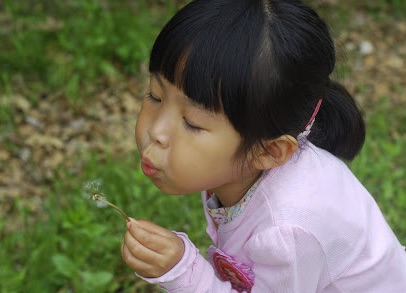
#> input picture img/girl.jpg, 406 x 293 px
$ python 07ColorSpaceConversion.py
#> lines starting #> are read from the running program, lines starting #| are printed output that depends on the picture
import cv2
import numpy as np


img_file = './img/girl.jpg'
img = cv2.imread(img_file)
#> img is the input picture: shape (293, 406, 3); mean B, G, R 82.4, 104.7, 105.5
print(img.shape)
#| (293, 406, 3)

# cv2.imshow('IMG', img)
# cv2.waitKey()
# cv2.destroyAllWindows()

imgy = cv2.cvtColor(img, cv2.COLOR_BGR2YUV)
#> imgy: shape (293, 406, 3); mean of channels 0, 1, 2 102.4, 118.1, 130.8
y, u, v = cv2.split(imgy)
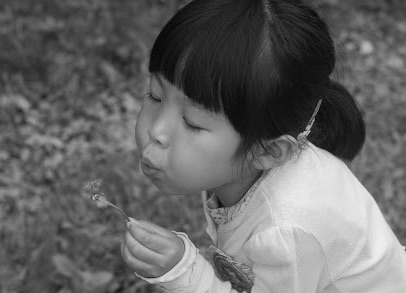
#> y: shape (293, 406); min 1, max 240, mean 102.4
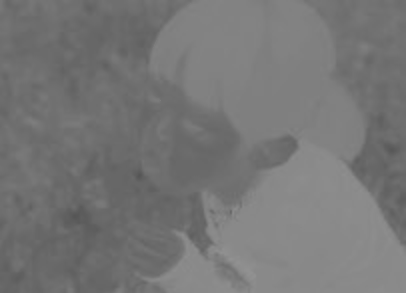
#> u: shape (293, 406); min 85, max 145, mean 118.1
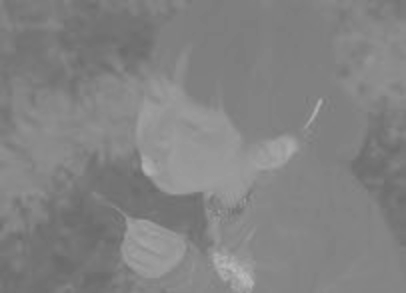
#> v: shape (293, 406); min 106, max 187, mean 130.8

cv2.imshow('IMG', img)
cv2.imshow('IMG2', y)
cv2.waitKey()
cv2.destroyAllWindows()

# 위에서 확인한 크기로 입력
imgyy = np.full((293, 406), 255, dtype=np.uint8)
b, g, r = cv2.split(img)
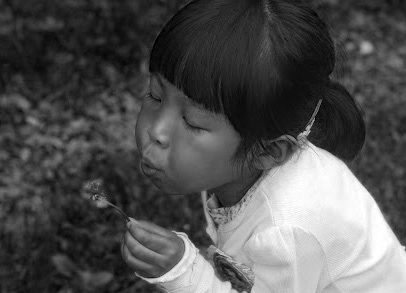
#> b: shape (293, 406); min 0, max 255, mean 82.4
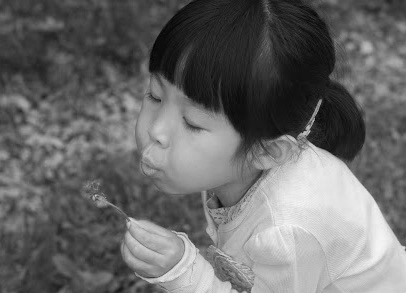
#> r: shape (293, 406); min 0, max 247, mean 105.5
imgyy = 0.299 * r + 0.587 * g + 0.114 * b
print(imgyy)
#> (printed output is left out)
imgyy = imgyy.astype(np.uint8)
diff = y - imgyy
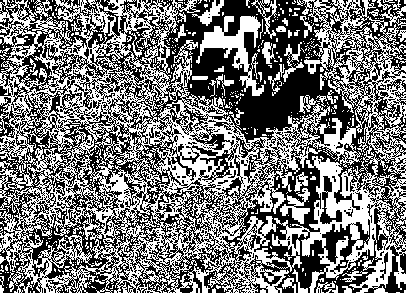
#> diff: shape (293, 406); values 0 (black) and 1 (white), 47.3% white in thin lines or dots
print(diff)
#> (printed output is left out)
cv2.imshow('IMG', img)
cv2.imshow('IMG CV2 change', y)
cv2.imshow('IMG cal change', imgyy)
cv2.imshow('diff', diff)
cv2.waitKey()
cv2.destroyAllWindows()
